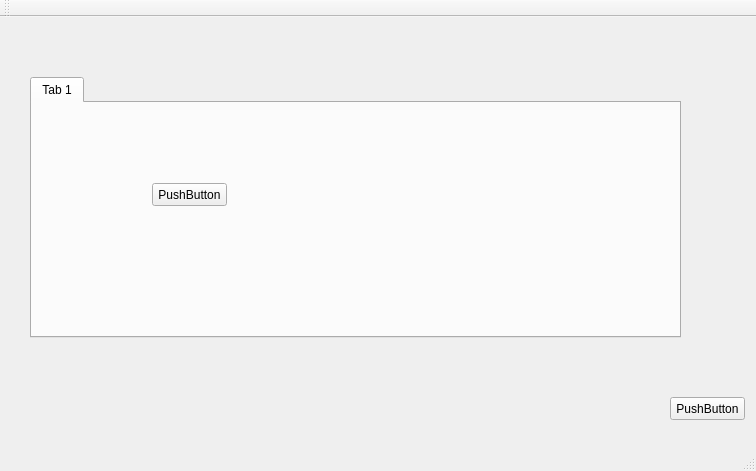
<?xml version="1.0" encoding="UTF-8"?>
<ui version="4.0">
 <class>MainWindow</class>
 <widget class="QMainWindow" name="MainWindow">
  <property name="geometry">
   <rect>
    <x>0</x>
    <y>0</y>
    <width>756</width>
    <height>471</height>
   </rect>
  </property>
  <property name="windowTitle">
   <string>MainWindow</string>
  </property>
  <widget class="QWidget" name="centralWidget">
   <widget class="QPushButton" name="pushButton">
    <property name="geometry">
     <rect>
      <x>670</x>
      <y>380</y>
      <width>75</width>
      <height>23</height>
     </rect>
    </property>
    <property name="text">
     <string>PushButton</string>
    </property>
   </widget>
   <widget class="QTabWidget" name="tabWidget">
    <property name="geometry">
     <rect>
      <x>30</x>
      <y>60</y>
      <width>651</width>
      <height>261</height>
     </rect>
    </property>
    <property name="currentIndex">
     <number>0</number>
    </property>
    <widget class="QWidget" name="tab">
     <attribute name="title">
      <string>Tab 1</string>
     </attribute>
     <widget class="QPushButton" name="titleButton">
      <property name="geometry">
       <rect>
        <x>120</x>
        <y>80</y>
        <width>75</width>
        <height>23</height>
       </rect>
      </property>
      <property name="text">
       <string>PushButton</string>
      </property>
     </widget>
    </widget>
   </widget>
  </widget>
  <widget class="QMenuBar" name="menuBar">
   <property name="geometry">
    <rect>
     <x>0</x>
     <y>0</y>
     <width>756</width>
     <height>23</height>
    </rect>
   </property>
  </widget>
  <widget class="QToolBar" name="mainToolBar">
   <attribute name="toolBarArea">
    <enum>TopToolBarArea</enum>
   </attribute>
   <attribute name="toolBarBreak">
    <bool>false</bool>
   </attribute>
  </widget>
  <widget class="QStatusBar" name="statusBar"/>
 </widget>
 <layoutdefault spacing="6" margin="11"/>
 <resources/>
 <connections/>
</ui>
